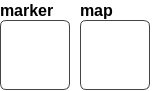
     <widget class="QWidget" name="navigation_control_widget" native="true">
      <property name="geometry">
       <rect>
        <x>30</x>
        <y>480</y>
        <width>161</width>
        <height>91</height>
       </rect>
      </property>
      <property name="styleSheet">
       <string notr="true">QWidget {
    background-color: rgba(0, 0, 0, 0);
}
</string>
      </property>
      <widget class="QPushButton" name="marker_control_type_button">
       <property name="geometry">
        <rect>
         <x>0</x>
         <y>20</y>
         <width>70</width>
         <height>70</height>
        </rect>
       </property>
       <property name="styleSheet">
        <string notr="true">QPushButton {
	background-image: url(:/file/Registration/select_marker_70.png);
    background-repeat: no-repeat;
    background-position: center;
    background-color: #2A2A2A;
	background-color: rgba(255, 255, 255, 180); /* 투명도 추가 */
    border: 1px solid #444444;
    border-radius: 6px;
}
QPushButton:hover {
    background-color: #3A3A3A;
	background-color: rgba(58, 58, 58, 200); /* hover 시 투명도 */
    border: 1px solid #666666;
}
QPushButton:pressed {
    background-color: rgba(70, 130, 180, 180); /* 클릭 시 투명도 */
}
QPushButton:checked {
    background-color: rgba(70, 130, 180, 180); /* 클릭 시 투명도 */
}</string>
       </property>
       <property name="text">
        <string/>
       </property>
       <property name="checkable">
        <bool>true</bool>
       </property>
      </widget>
      <widget class="QPushButton" name="map_control_type_button">
       <property name="geometry">
        <rect>
         <x>80</x>
         <y>20</y>
         <width>70</width>
         <height>70</height>
        </rect>
       </property>
       <property name="styleSheet">
        <string notr="true">QPushButton {
	background-image: url(:/file/Registration/select_map_70.png);
    background-repeat: no-repeat;
    background-position: center;
    background-color: #2A2A2A;
	background-color: rgba(255, 255, 255, 180); /* 투명도 추가 */
    border: 1px solid #444444;
    border-radius: 6px;
}
QPushButton:hover {
    background-color: #3A3A3A;
	background-color: rgba(58, 58, 58, 200); /* hover 시 투명도 */
    border: 1px solid #666666;
}
QPushButton:pressed {
    background-color: rgba(70, 130, 180, 180); /* 클릭 시 투명도 */
}
QPushButton:checked {
    background-color: rgba(70, 130, 180, 180); /* 클릭 시 투명도 */
}</string>
       </property>
       <property name="text">
        <string/>
       </property>
       <property name="checkable">
        <bool>true</bool>
       </property>
      </widget>
      <widget class="QLabel" name="label_6">
       <property name="geometry">
        <rect>
         <x>0</x>
         <y>0</y>
         <width>71</width>
         <height>21</height>
        </rect>
       </property>
       <property name="styleSheet">
        <string notr="true">QLabel {
    color: #000000;
    font-size: 16px;
    font-weight: 500;
    font-family: 'Noto Sans KR Black';
    background: transparent;
}</string>
       </property>
       <property name="text">
        <string>marker</string>
       </property>
      </widget>
      <widget class="QLabel" name="label_7">
       <property name="geometry">
        <rect>
         <x>80</x>
         <y>0</y>
         <width>71</width>
         <height>21</height>
        </rect>
       </property>
       <property name="styleSheet">
        <string notr="true">QLabel {
    color: #000000;
    font-size: 16px;
    font-weight: 500;
    font-family: 'Noto Sans KR Black';
    background: transparent;
}</string>
       </property>
       <property name="text">
        <string>map</string>
       </property>
      </widget>
     </widget>
